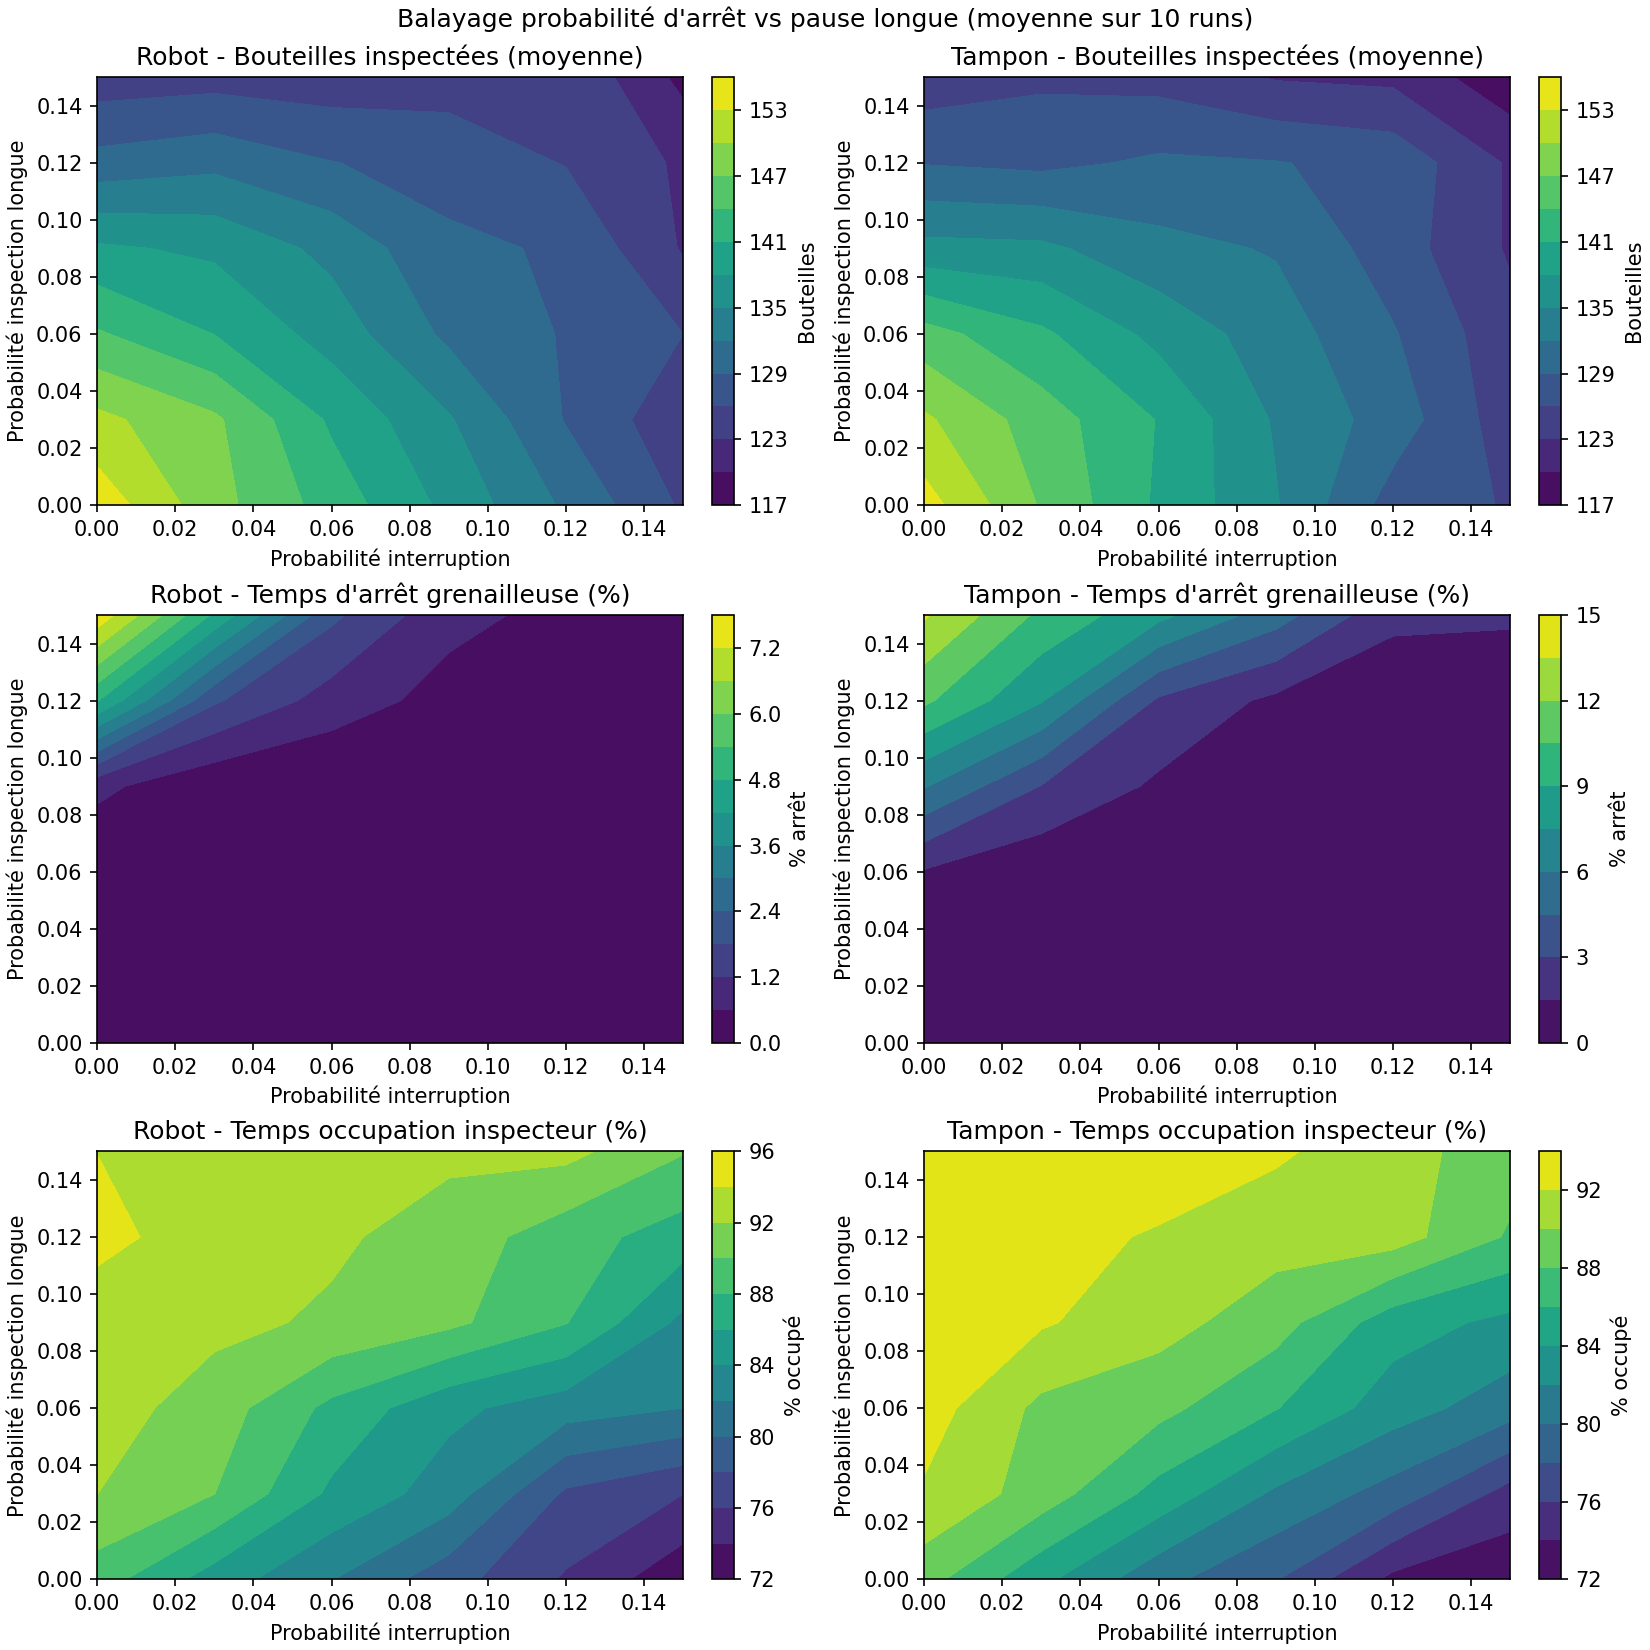

Write Python code to recreate this figure.
import random

import numpy as np
import matplotlib.pyplot as plt

import Parameter_horizontal as P
from demo_composite_flow_robot import demo_composite_flow as run_robot
from demo_variable_conveyor_tempon import demo_composite_flow as run_tempon


def run_mean(fn, n_runs, seed_base, **kwargs):
    bottles = []
    blocked_pct = []
    busy_pct = []
    for i in range(n_runs):
        random.seed(seed_base + i)
        np.random.seed(seed_base + i)
        result = fn(plot=False, **kwargs)
        total_time = float(result.get("total_time", 0.0)) or 1.0
        blocked_time = float(result.get("grenailleuse_blocked_time", 0.0))
        busy_time = float(result.get("busy_time", 0.0))
        bottles.append(len(result.get("inspected_times", [])))
        blocked_pct.append(blocked_time * 100.0 / total_time)
        busy_pct.append(busy_time * 100.0 / total_time)
    return float(np.mean(bottles)), float(np.mean(blocked_pct)), float(np.mean(busy_pct))


def sweep(fn, p_vals, s_vals, n_runs, seed_base):
    bottles_grid = np.zeros((len(s_vals), len(p_vals)))
    blocked_grid = np.zeros((len(s_vals), len(p_vals)))
    busy_grid = np.zeros((len(s_vals), len(p_vals)))
    for i, s in enumerate(s_vals):
        for j, p in enumerate(p_vals):
            b_mean, blk_mean, busy_mean = run_mean(
                fn,
                n_runs=n_runs,
                seed_base=seed_base + i * 1000 + j * 10,
                down_time=p,
                s=s,
            )
            bottles_grid[i, j] = b_mean
            blocked_grid[i, j] = blk_mean
            busy_grid[i, j] = busy_mean
    return bottles_grid, blocked_grid, busy_grid


def plot_contours(x, y, z, title, cbar_label, ax, vmin=None, vmax=None):
    levels = 12
    contour = ax.contourf(x, y, z, levels=levels, cmap="viridis", vmin=vmin, vmax=vmax)
    ax.set_title(title)
    ax.set_xlabel("Probabilité interruption")
    ax.set_ylabel("Probabilité inspection longue")
    cbar = plt.colorbar(contour, ax=ax)
    cbar.set_label(cbar_label)


def main():
    p_vals = np.linspace(0.0, 0.15, 6)
    s_vals = np.linspace(0.0, 0.15, 6)
    n_runs = 20

    bottles_robot, blocked_robot, busy_robot = sweep(run_robot, p_vals, s_vals, n_runs, seed_base=1000)
    bottles_tempon, blocked_tempon, busy_tempon = sweep(run_tempon, p_vals, s_vals, n_runs, seed_base=2000)

    X, Y = np.meshgrid(p_vals, s_vals)

    fig, axes = plt.subplots(3, 2, figsize=(11, 11), constrained_layout=True)
    bottles_min = float(min(np.min(bottles_robot), np.min(bottles_tempon)))
    bottles_max = float(max(np.max(bottles_robot), np.max(bottles_tempon)))
    blocked_min = float(min(np.min(blocked_robot), np.min(blocked_tempon)))
    blocked_max = float(max(np.max(blocked_robot), np.max(blocked_tempon)))
    busy_min = float(min(np.min(busy_robot), np.min(busy_tempon)))
    busy_max = float(max(np.max(busy_robot), np.max(busy_tempon)))
    # Row 1: Bottles
    plot_contours(
        X, Y, bottles_robot,
        "Robot - Bouteilles inspectées (moyenne)",
        "Bouteilles",
        axes[0, 0],
        vmin=bottles_min,
        vmax=bottles_max,
    )
    plot_contours(
        X, Y, bottles_tempon,
        "Tampon - Bouteilles inspectées (moyenne)",
        "Bouteilles",
        axes[0, 1],
        vmin=bottles_min,
        vmax=bottles_max,
    )
    # Row 2: Grenailleuse stop %
    plot_contours(
        X, Y, blocked_robot,
        "Robot - Temps d'arrêt grenailleuse (%)",
        "% arrêt",
        axes[1, 0],
        vmin=blocked_min,
        vmax=blocked_max,
    )
    plot_contours(
        X, Y, blocked_tempon,
        "Tampon - Temps d'arrêt grenailleuse (%)",
        "% arrêt",
        axes[1, 1],
        vmin=blocked_min,
        vmax=blocked_max,
    )
    # Row 3: Inspector busy %
    plot_contours(
        X, Y, busy_robot,
        "Robot - Temps occupation inspecteur (%)",
        "% occupé",
        axes[2, 0],
        vmin=busy_min,
        vmax=busy_max,
    )
    plot_contours(
        X, Y, busy_tempon,
        "Tampon - Temps occupation inspecteur (%)",
        "% occupé",
        axes[2, 1],
        vmin=busy_min,
        vmax=busy_max,
    )

    out_path = "sweep_contours_tempon_robot.png"
    fig.suptitle("Balayage probabilité d'arrêt vs pause longue (moyenne sur 10 runs)", fontsize=12)
    plt.savefig(out_path, dpi=150)
    print(f"Saved: {out_path}")


if __name__ == "__main__":
    main()
